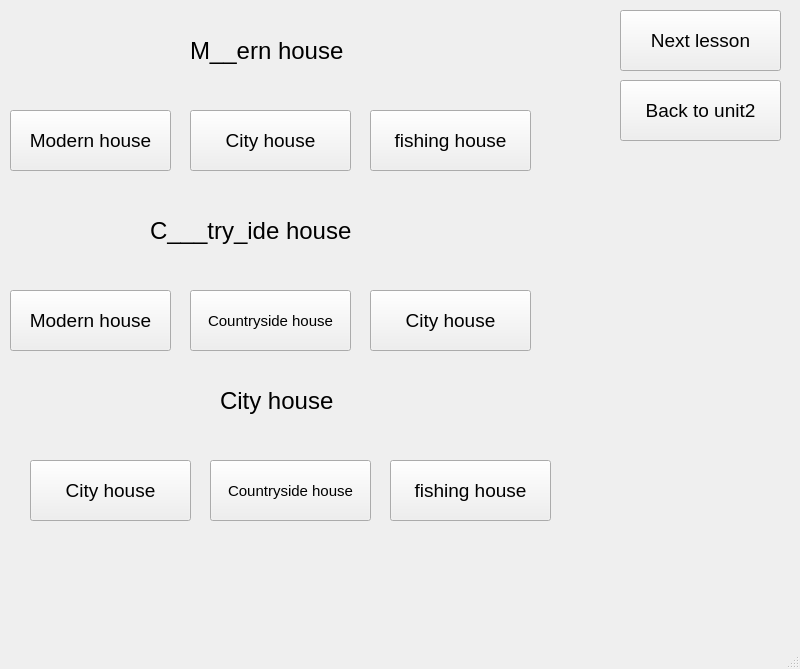
<?xml version="1.0" encoding="UTF-8"?>
<ui version="4.0">
 <class>MainWindow</class>
 <widget class="QMainWindow" name="MainWindow">
  <property name="geometry">
   <rect>
    <x>0</x>
    <y>0</y>
    <width>800</width>
    <height>669</height>
   </rect>
  </property>
  <property name="windowTitle">
   <string>MainWindow</string>
  </property>
  <widget class="QWidget" name="centralwidget">
   <widget class="QLabel" name="label_4">
    <property name="geometry">
     <rect>
      <x>190</x>
      <y>20</y>
      <width>201</width>
      <height>61</height>
     </rect>
    </property>
    <property name="font">
     <font>
      <pointsize>18</pointsize>
     </font>
    </property>
    <property name="text">
     <string>M__ern house</string>
    </property>
   </widget>
   <widget class="QPushButton" name="pushButton_7">
    <property name="geometry">
     <rect>
      <x>190</x>
      <y>110</y>
      <width>161</width>
      <height>61</height>
     </rect>
    </property>
    <property name="font">
     <font>
      <pointsize>14</pointsize>
     </font>
    </property>
    <property name="text">
     <string>City house</string>
    </property>
   </widget>
   <widget class="QPushButton" name="pushButton_8">
    <property name="geometry">
     <rect>
      <x>370</x>
      <y>110</y>
      <width>161</width>
      <height>61</height>
     </rect>
    </property>
    <property name="font">
     <font>
      <pointsize>14</pointsize>
     </font>
    </property>
    <property name="text">
     <string>fishing house</string>
    </property>
   </widget>
   <widget class="QPushButton" name="pushButton_6">
    <property name="geometry">
     <rect>
      <x>10</x>
      <y>110</y>
      <width>161</width>
      <height>61</height>
     </rect>
    </property>
    <property name="font">
     <font>
      <pointsize>14</pointsize>
     </font>
    </property>
    <property name="text">
     <string>Modern house</string>
    </property>
   </widget>
   <widget class="QPushButton" name="pushButton_9">
    <property name="geometry">
     <rect>
      <x>370</x>
      <y>290</y>
      <width>161</width>
      <height>61</height>
     </rect>
    </property>
    <property name="font">
     <font>
      <pointsize>14</pointsize>
     </font>
    </property>
    <property name="text">
     <string>City house</string>
    </property>
   </widget>
   <widget class="QPushButton" name="pushButton_10">
    <property name="geometry">
     <rect>
      <x>10</x>
      <y>290</y>
      <width>161</width>
      <height>61</height>
     </rect>
    </property>
    <property name="font">
     <font>
      <pointsize>14</pointsize>
     </font>
    </property>
    <property name="text">
     <string>Modern house</string>
    </property>
   </widget>
   <widget class="QLabel" name="label_5">
    <property name="geometry">
     <rect>
      <x>150</x>
      <y>200</y>
      <width>251</width>
      <height>61</height>
     </rect>
    </property>
    <property name="font">
     <font>
      <pointsize>18</pointsize>
     </font>
    </property>
    <property name="text">
     <string>C___try_ide house</string>
    </property>
   </widget>
   <widget class="QPushButton" name="pushButton_11">
    <property name="geometry">
     <rect>
      <x>190</x>
      <y>290</y>
      <width>161</width>
      <height>61</height>
     </rect>
    </property>
    <property name="font">
     <font>
      <pointsize>11</pointsize>
     </font>
    </property>
    <property name="text">
     <string>Countryside house</string>
    </property>
   </widget>
   <widget class="QPushButton" name="pushButton_12">
    <property name="geometry">
     <rect>
      <x>390</x>
      <y>460</y>
      <width>161</width>
      <height>61</height>
     </rect>
    </property>
    <property name="font">
     <font>
      <pointsize>14</pointsize>
     </font>
    </property>
    <property name="text">
     <string>fishing house</string>
    </property>
   </widget>
   <widget class="QPushButton" name="pushButton_13">
    <property name="geometry">
     <rect>
      <x>210</x>
      <y>460</y>
      <width>161</width>
      <height>61</height>
     </rect>
    </property>
    <property name="font">
     <font>
      <pointsize>11</pointsize>
     </font>
    </property>
    <property name="text">
     <string>Countryside house</string>
    </property>
   </widget>
   <widget class="QLabel" name="label_6">
    <property name="geometry">
     <rect>
      <x>220</x>
      <y>370</y>
      <width>141</width>
      <height>61</height>
     </rect>
    </property>
    <property name="font">
     <font>
      <pointsize>18</pointsize>
     </font>
    </property>
    <property name="text">
     <string>City house</string>
    </property>
   </widget>
   <widget class="QPushButton" name="pushButton_14">
    <property name="geometry">
     <rect>
      <x>30</x>
      <y>460</y>
      <width>161</width>
      <height>61</height>
     </rect>
    </property>
    <property name="font">
     <font>
      <pointsize>14</pointsize>
     </font>
    </property>
    <property name="text">
     <string>City house</string>
    </property>
   </widget>
   <widget class="QPushButton" name="pushButton_15">
    <property name="geometry">
     <rect>
      <x>620</x>
      <y>10</y>
      <width>161</width>
      <height>61</height>
     </rect>
    </property>
    <property name="font">
     <font>
      <pointsize>14</pointsize>
     </font>
    </property>
    <property name="text">
     <string>Next lesson</string>
    </property>
   </widget>
   <widget class="QPushButton" name="pushButton_5">
    <property name="geometry">
     <rect>
      <x>620</x>
      <y>80</y>
      <width>161</width>
      <height>61</height>
     </rect>
    </property>
    <property name="font">
     <font>
      <pointsize>14</pointsize>
     </font>
    </property>
    <property name="text">
     <string>Back to unit2</string>
    </property>
   </widget>
  </widget>
  <widget class="QMenuBar" name="menubar">
   <property name="geometry">
    <rect>
     <x>0</x>
     <y>0</y>
     <width>800</width>
     <height>26</height>
    </rect>
   </property>
  </widget>
  <widget class="QStatusBar" name="statusbar"/>
 </widget>
 <resources/>
 <connections/>
</ui>
